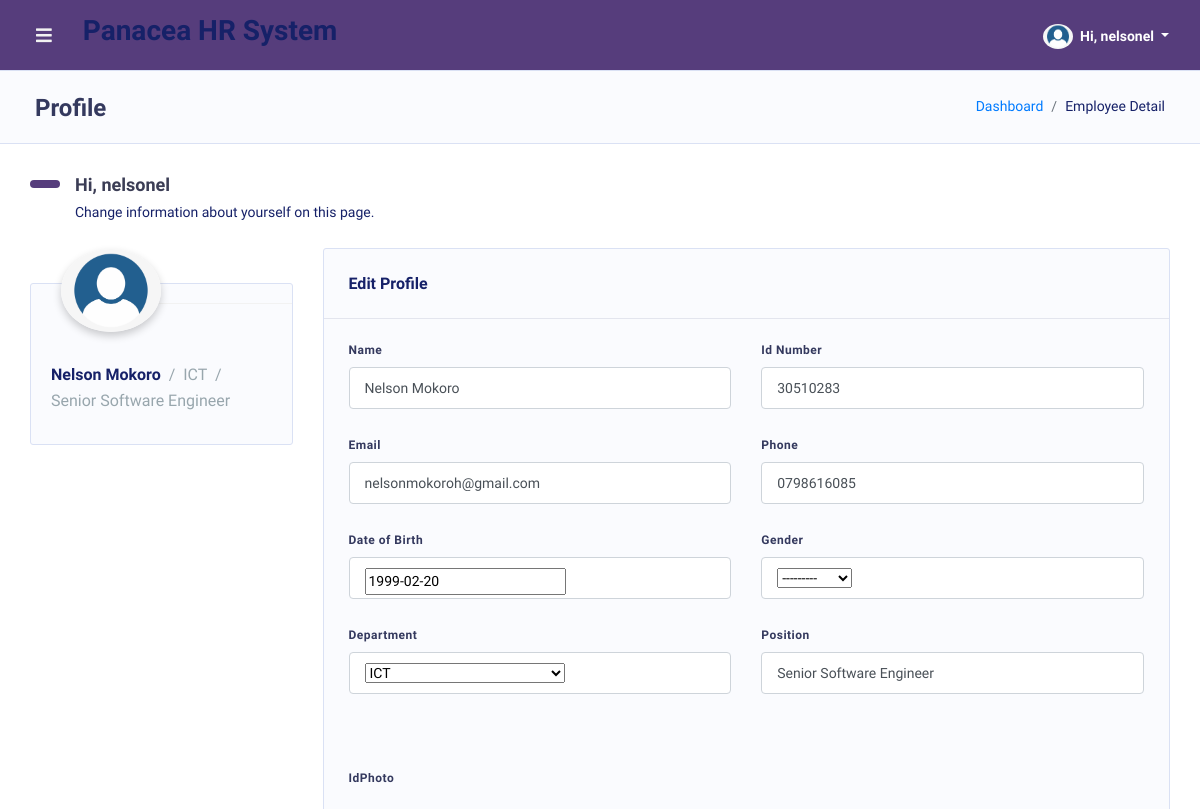
Before: /dashboard/employeedetail/17/ (signed in, upper part) with the older database file.
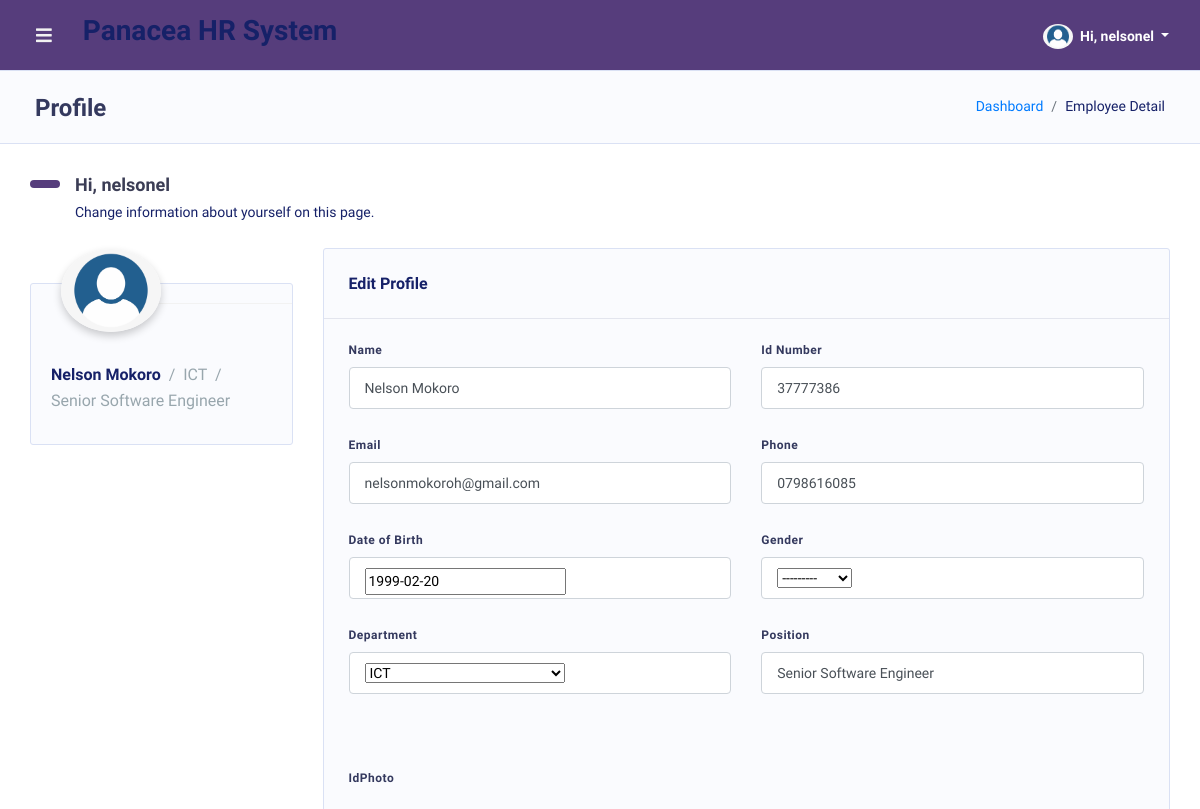
After: the same page with the newer database file.
### PanaceaApp/models.py (models this page shows, shortened)
class Employee(models.Model):
    GENDER = (('male', 'MALE'), ('female', 'FEMALE'), ('other', 'OTHER'))
    fullname = models.CharField(max_length=255, blank=True, null=True)
    dateofbirth = models.DateField(blank=True, null=True)
    gender = models.CharField(choices=GENDER, max_length=10, blank=True, null=True)
    department = models.ForeignKey(Department, on_delete=models.SET_NULL, null=True)
    position = models.CharField(max_length=50, blank=True, null=True)
    email = models.EmailField(blank=True, null=True)
    idnumber = models.CharField(max_length=20, blank=True, null=True)
    telephone = models.CharField(max_length=20, blank=True, null=True)
    idphoto = models.ImageField(upload_to='static/media', blank=True, null=True)
    nssfphoto = models.ImageField(upload_to='static/media', blank=True, null=True)
    nhifphoto = models.ImageField(upload_to='static/media', blank=True, null=True)
    updated = models.DateTimeField(auto_now=True, null=True)
    created = models.DateTimeField(auto_now_add=True, null=True)
    class Meta:
        ordering = ['-updated', '-created']

class Department(models.Model):
    name = models.CharField(max_length=70, null=False, blank=False)
    history = models.TextField(max_length=1000, null=True, blank=True, default='No History')
    def __str__(self):
        return self.name

### PanaceaApp/views.py (the view)
# urls.py: path('employeedetail/<str:pk>/', views.employeeDetail, name='employeeDetail'),
@login_required(login_url='/login')
def employeeDetail(request, pk):
    employee = Employee.objects.get(id=pk)
    form = EmployeeForm(instance=employee)
    departments = Department.objects.all()
    if request.method == 'POST':
        form = EmployeeForm(request.POST, request.FILES, instance=employee)
        if form.is_valid():
            form.save()
            messages.success(request, 'employee updated!!!')
            return redirect('home')
    context = {'employee': employee, 'form': form, 'departments': departments}
    return render(request, 'PanaceaApp/employeeDetail.html', context)

### PanaceaApp/forms.py
class EmployeeForm(ModelForm):
    class Meta:
        model = Employee
        fields = '__all__'
        exclude = ['created','updated']

### PanaceaApp/templates/PanaceaApp/employeeDetail.html (shortened to what the changed rows need)
{% extends 'main.html' %}
{% block content %}
{% load static %}
<div class="main-content">
    <section class="section">
        <div class="section-header">
            <h1>Profile</h1>
        </div>
        <div class="section-body">
            <h2 class="section-title">Hi, {{user}}</h2>
            <div class="row mt-sm-4">
                <div class="col-4 col-md-4 col-lg-3">
                    <div class="card profile-widget">
                        <div class="profile-widget-description">
                            <div class="profile-widget-name">{{employee.fullname}}<div
                                    class="text-muted d-inline font-weight-normal">
                                    <div class="slash"></div> {{employee.department}}
                                    <div class="slash"></div> {{employee.position}}
                                </div>
                            </div>
                        </div>
                    </div>
                </div>
                <div class="col-8 col-md-8 col-lg-9">
                    <div class="card">
                        <form method="post" enctype="multipart/form-data">
                            <div class="card-body">
                                <div class="row">
                                    <div class="form-group col-md-6 col-12">
                                        <label>Name</label>
                                        <input type="text" name="fullname" class="form-control"
                                            value="{{employee.fullname}}">
                                    </div>
                                    <div class="form-group col-md-6 col-12">
                                        <label>Id Number</label>
                                        <input type="number" name="idnumber" class="form-control"
                                            value="{{employee.idnumber}}">
                                    </div>
                                </div>
                                <div class="row">
                                    <div class="form-group col-md-6 col-12">
                                        <label>Email</label>
                                        <input type="email" name="email" class="form-control"
                                            value="{{employee.email}}">
                                    </div>
                                    <div class="form-group col-md-6 col-12">
                                        <label>Phone</label>
                                        <input type="tel" name="telephone" class="form-control"
                                            value="{{employee.telephone}}">
                                    </div>
                                </div>
                                <div class="row">
                                    <div class="form-group col-md-6 col-12">
                                        <div class="form-control">
                                            {{form.dateofbirth}}
                                        </div>
                                    </div>
                                    <div class="form-group col-md-6 col-12">
                                        <div class="form-control">
                                            {{form.gender}}
                                        </div>
                                    </div>
                                </div>
                                <div class="row">
                                    <div class="form-group col-md-6 col-12">
                                        <div class="form-control">
                                            {{form.department}}
                                        </div>
                                    </div>
                                    <div class="form-group col-md-6 col-12">
                                        <label>Position</label>
                                        <input type="text" name="position" class="form-control"
                                            value="{{employee.position}}">
                                    </div>
                                </div>
                            </div>
                    </div>
                </div>
            </div>
        </div>
    </section>
</div>
{% endblock %}

Changed rows visible on the page:
changed Employee "Nelson Mokoro": idnumber "30510283" → "37777386"
